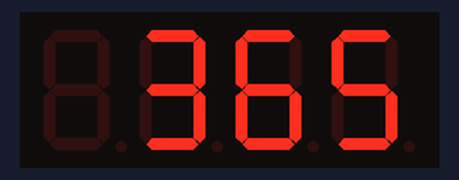
Simulated run of this sketch. Board: Arduino Uno, built with avr-gcc and run on an emulated ATmega328P. Parts: 4-digit seven-segment display.

Above: at 0.1 s.
At 1.1 s:
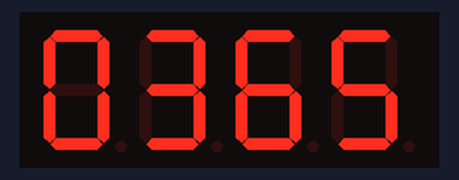
At 2.1 s:
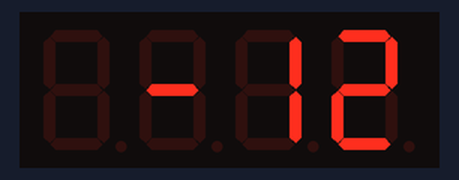
At 3.1 s:
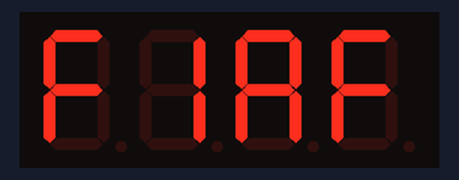
At 4.2 s:
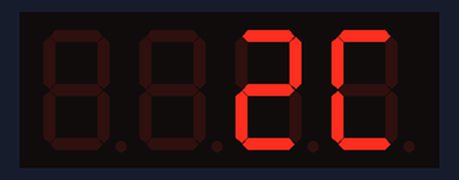
At 5.2 s:
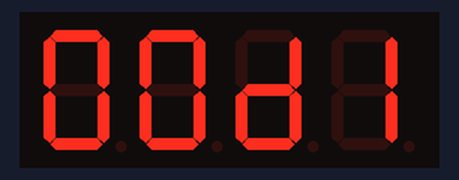

The sketch:

8_TM1637_2.ino
```cpp
#include <TM1637Display.h>

#define CLK 2
#define DIO 3

TM1637Display display(CLK, DIO);

void setup() {
  display.setBrightness(15);
}

void loop() {

  display.showNumberDec(365, false); // Expect: _365
  delay(1000);

  display.showNumberDec(365, true); // Expect: 0365
  delay(1000);

  display.showNumberDec(-12, false); // Expect: _-12
  delay(1000);

  display.showNumberHexEx(0xf1af);   // Expect: f1Af
  delay(1000);

  display.showNumberHexEx(0x2c);     // Expect: __2C
  delay(1000);

  display.showNumberHexEx(0xd1, 0, true); // Expect: 00d1
  delay(1000);
}
```

Measured:
- by itself, everything shown: repeats every 6.1 s, in 6 steps
- what the display in image 1 shows lasts 1.1 s, from 1.0 s to 2.1 s
